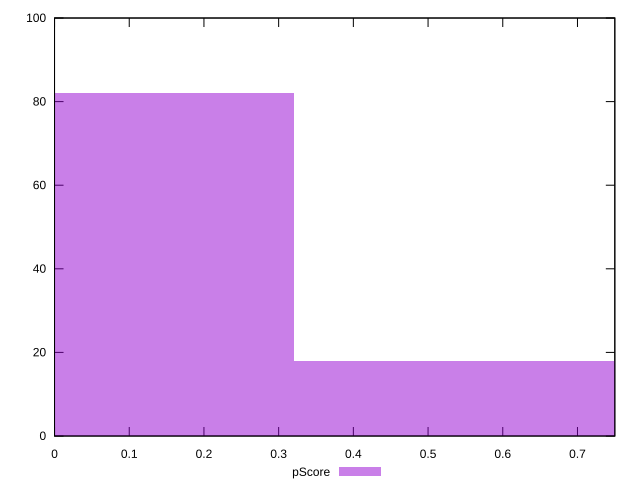

Recreate this plot in gnuplot.
reset

$pScore <<EOF
0 82
0.6423763438089741 18
EOF

set key outside below
set boxwidth 0.6423763438089741
set xrange [0:0.75]
set yrange [0:100]
set trange [0:100]
set style fill transparent solid 0.5 noborder
set terminal svg size 640, 490 enhanced background rgb 'white'
set output "report/report_00029_2021-02-24T13-36-40.390Z/uses-text-compression/samples/agenda/pScore/histogram.svg"

plot $pScore title "pScore" with boxes

reset
